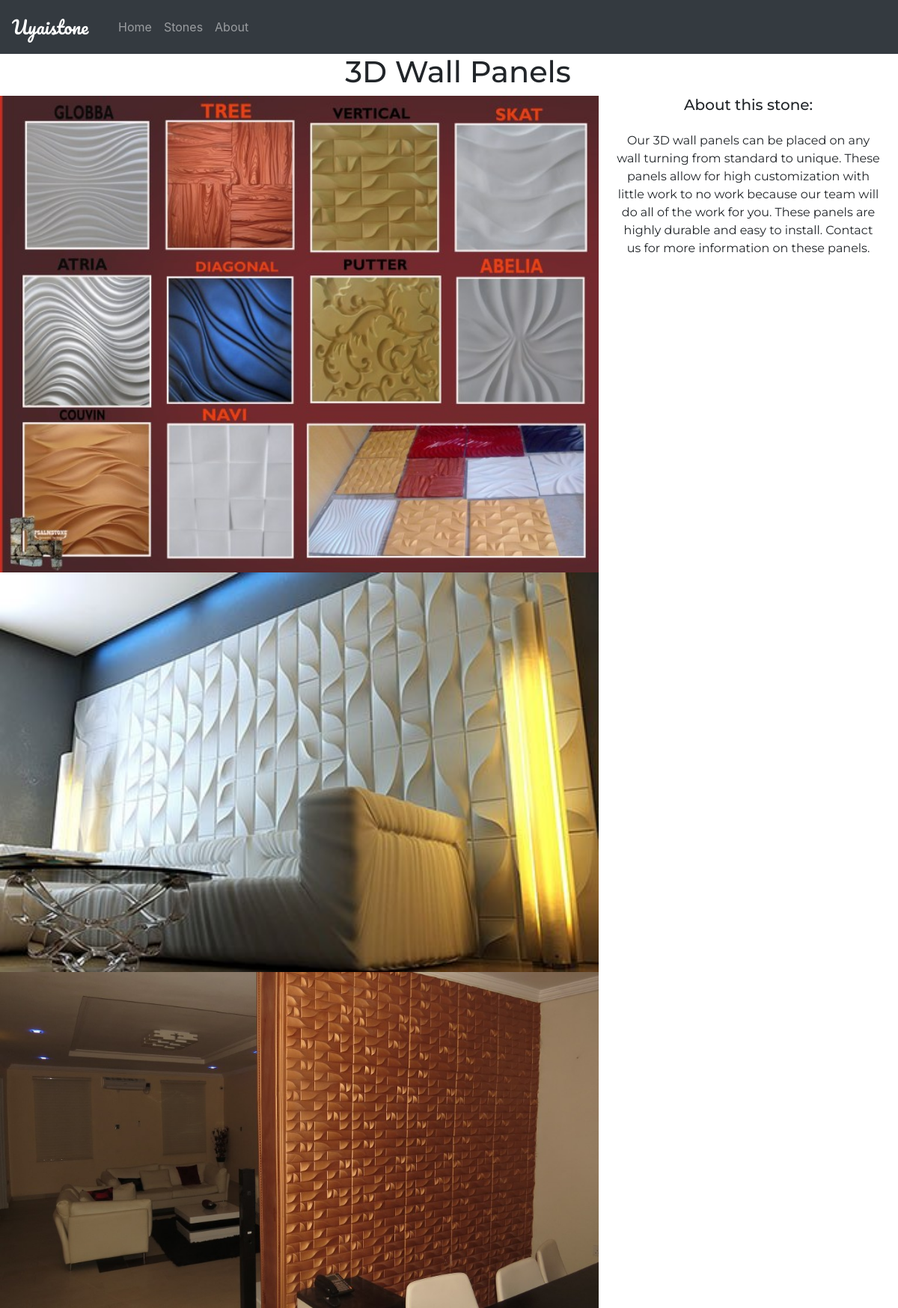
Page /Products/4/ on the committed database.
### home/models.py (models this page shows, shortened)
class Stone(models.Model):
    stone= models.CharField(max_length=100)
    shortdesc = models.CharField(max_length=100 , null=True)
    description = models.TextField()
    images = models.ImageField(upload_to='images/', blank=True)
    images2 = models.ImageField(upload_to='images/', blank=True)
    images3 = models.ImageField(upload_to='images/', blank=True)

### home/views.py (the view)
# urls.py: path('Products/<int:pk>/', views.stone_detail, name='stone_detail'),
def stone_detail(request, pk):
    stone = Stone.objects.get(pk=pk)
    context ={
        'stone':stone
    }
    return render(request, 'stone_detail.html', context)

### templates/stone_detail.html (shortened to what this page needs)
{% extends 'base.html' %}
{% block content %}
    <h1 style="font-family: montserrat; margin-left: 2vw;" class="text-center">{{stone.stone}}</h1>
    <div class="row no-gutters">
        <div class="col-md-8 ">
            <img src="{{ stone.images.url }}" alt="" width="100%">
            <img src="{{ stone.images2.url }}" alt="" width="100%">
            <img src="{{ stone.images3.url }}" alt="" width="100%">
        </div>
        <div class="col-md-4">
            <h5 style=" font-family: montserrat;" class="text-center">About this stone:</h5>
            <p style=" margin:2vw; font-family: montserrat;" class="text-center">{{ stone.description }}</p>
        </div>
    </div>
{% endblock content %}

### templates/base.html (style rules this page uses)
body { padding: 0; margin: 0; }

### rows in the picture
Stone: stone "3D Wall Panels", images (picture), images2 (picture), images3 (picture), description "Our 3D wall panels can be placed on any wall turning from standard to unique. These panels allow for high customization with little work to no work because our team will do all of the work for you. These panels are highly durable and easy to install. Contact us for more information on these panels."
